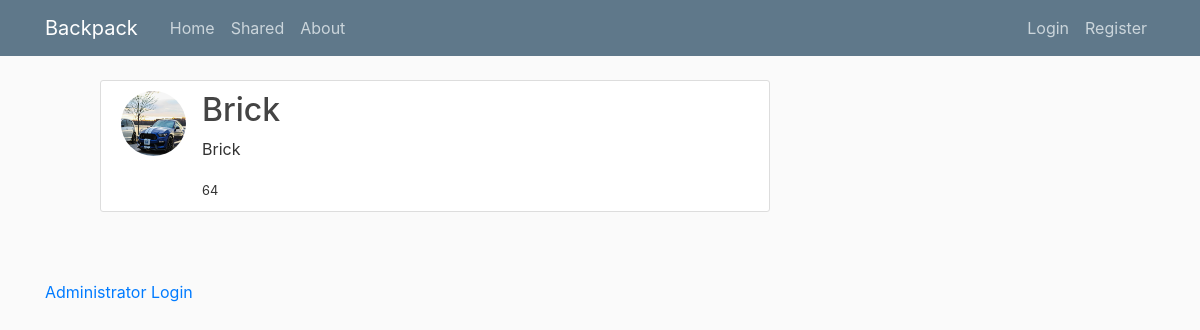
The app's page /item/3/ with its own data.
### inv_manage/models.py (models this page shows, shortened)
class Item(models.Model):
    name = models.CharField(max_length=100)
    description = models.TextField()
    quantity = models.IntegerField(default=0)
    picture = models.ImageField(default='default.jpg', upload_to='item_pics')
    inventory = models.ForeignKey(Inventory, on_delete=models.CASCADE)
    price = models.FloatField(default=0, blank=True)
    storage_location = models.CharField(max_length=100, default='', blank=True)
    status = models.CharField(max_length=100, default='', blank=True)
    internal_id = models.CharField(max_length=100, default='', blank=True)

### inv_manage/views.py (the view)
# urls.py: path('item/<int:pk>/', ItemDetailView.as_view(), name='inv_manage-item-detail'),
class ItemDetailView(DetailView):
    model = Item
    template_name = 'inv_manage/item_detail.html'
    context_object_name = 'item'

### inv_manage/templates/inv_manage/item_detail.html
{% extends 'inv_manage/layout.html' %} {% block content %}
<ul class="collection">
  <article class="media content-section">
    <img class="rounded-circle article-img" src="{{ item.picture }}" />
    <div class="media-body">
      <h2 class="article-title">{{ item.name }}</h2>
      <p>{{ item.description }}</p>
      <small>{{ item.quantity }}</small>
    </div>
  </article>
</ul>
{% endblock %}

### inv_manage/static/inv_manage/main.css (style rules this page uses)
body { background: #fafafa; color: #333333; margin-top: 5rem; }
h1, h2, h3, h4, h5, h6 { color: #444444; }
ul { margin: 0; }
.content-section { background: #ffffff; padding: 10px 20px; border: 1px solid #dddddd; border-radius: 3px; margin-bottom: 20px; }
.article-title { color: #444444; }
.article-img { height: 65px; width: 65px; margin-right: 16px; }

### records on screen
Item: picture (picture), name "Brick", description "Brick", quantity "64"
